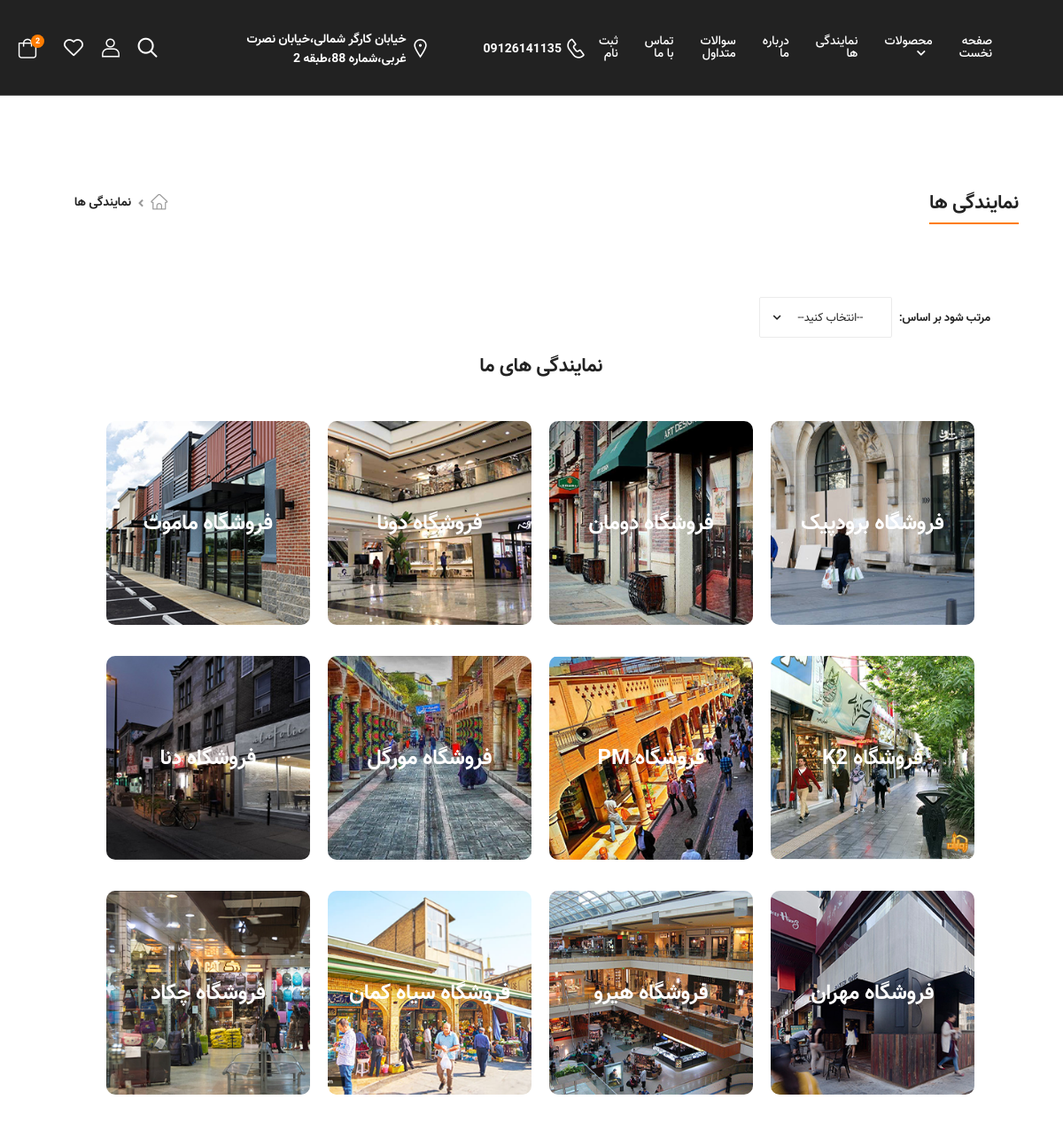
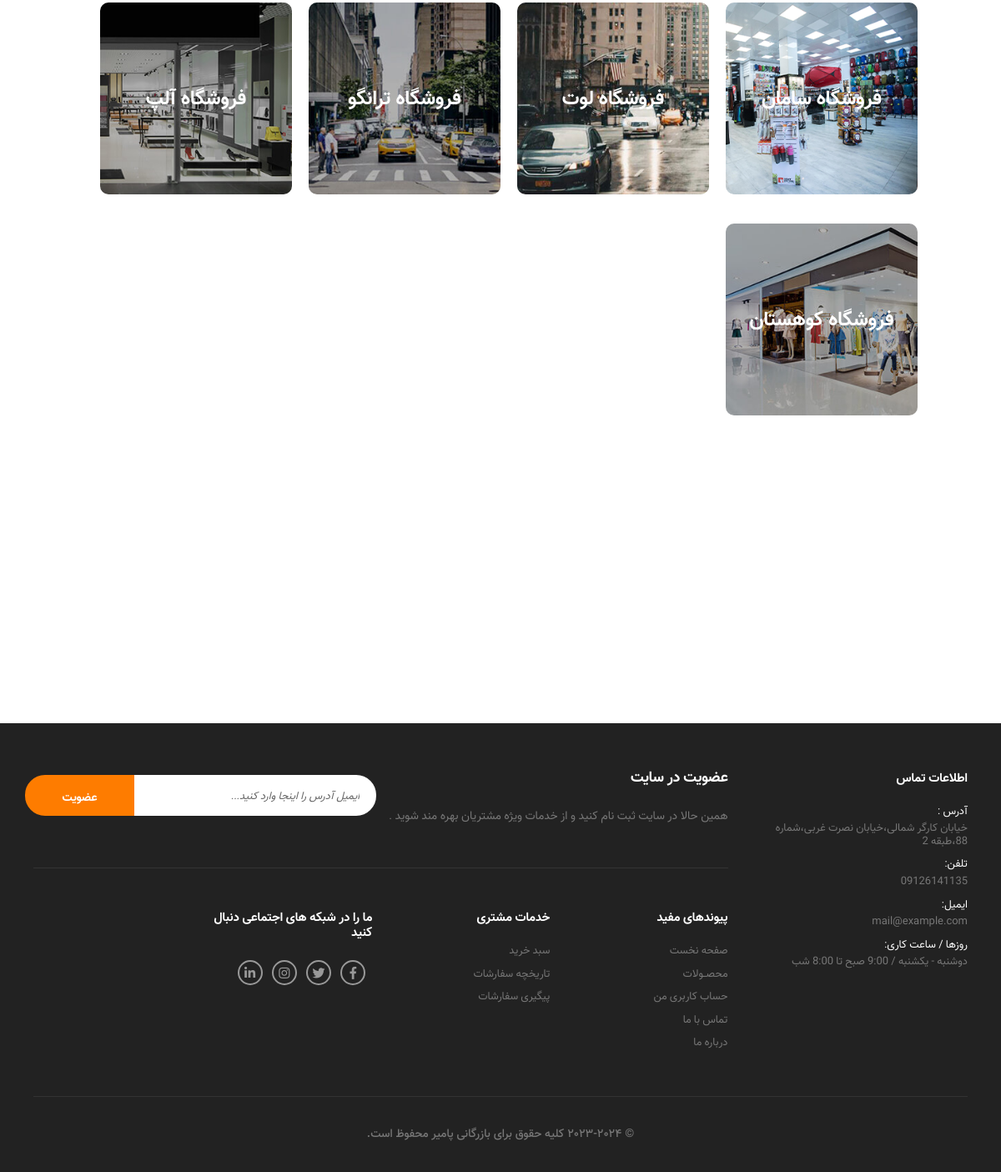
/agency/, run on the app's committed database (2 pictures, top to bottom).
### main_app/models.py (models this page shows, shortened)
class agencyClass(models.Model):
    title=models.CharField(max_length=50)
    city=models.ForeignKey(cityClass,null=True,on_delete=models.CASCADE,related_name="ac")
    description=models.TextField(null=True,blank=True)
    address=models.TextField()
    phone=models.CharField(max_length=11,blank=True)
    telephone=models.CharField(max_length=11,null=True,blank=True)
    email=models.EmailField(max_length=50,blank=True)
    photo=models.ImageField(upload_to="images",blank=True)

### main_app/views.py (the view)
# urls.py: path('agency/', agency),
def agency(request):
    ag=agencyClass.objects.all()
    c=cityClass.objects.all()
    return render(request,"main_app/agency.html",context={"ag":ag,"c":c})

### main_app/models.py (called while the page is built)
    def __str__(self) -> str:
        return self.name

### main_app/templates/main_app/agency.html (shortened to what this page needs)
{%extends 'main_app/layout.html'%}
{%load static%}
{%block 'titleA'%}
نمایندگی ها
{%endblock%}
{%block 'titleB'%}
<li><a href="/agency" class="active">نمایندگی ها</a></li>
{%endblock%}
{%block 'content'%}
<div class="page-content mt-mb-6 pb-8 appear-animate">
    <div class="container">
        <div class="toolbox">
            <div class="toolbox-left ">
                <div class="toolbox-item toolbox-sort select-box text-dark">
                    <label for="linkSelect" class="d-block">مرتب شود بر اساس:</label>
                    <select id="linkSelect" onchange="navigateToLink()" name="orderby" class="form-control" style="width: 250px; height: 46px;text-align: center;">
                        <option value="">--انتخاب  کنید--</option>
                    </select>
                </div>
            </div>
        </div>
        <section class="store-section pb-8 appear-animate">
            <div class="container">
                <h2 class="title title-center mb-7 text-normal">نمایندگی های ما</h2>
                <div class="row cols-sm-2 cols-lg-4">
                    {%for i in ag%}
                    <div class="store mb-7">
                        <figure class="banner-radius">
                            <img src="{{i.photo.url}}" alt="store" width="280" height="280">
                            <h4 class="overlay-visible" style="margin: 0 1rem; align-items: center;border-radius: 1rem;">{{i.title}}</h4>
                        </figure>
                    </div>
                    {%endfor%}
                </div>
            </div>
        </section>
    </div>
</div>
{%endblock%}

### data on the page
agencyClass: photo (picture), title "فروشگاه برودپیک"
agencyClass: photo (picture), title "فروشگاه دومان"
agencyClass: photo (picture), title "فروشگاه دونا"
agencyClass: photo (picture), title "فروشگاه ماموت"
agencyClass: photo (picture), title "فروشگاه K2"
agencyClass: photo (picture), title "فروشگاه PM"
agencyClass: photo (picture), title "فروشگاه مورگل"
agencyClass: photo (picture), title "فروشگاه دنا"
agencyClass: photo (picture), title "فروشگاه مهران"
agencyClass: photo (picture), title "فروشگاه هیرو"
agencyClass: photo (picture), title "فروشگاه سیاه کمان"
agencyClass: photo (picture), title "فروشگاه چکاد"
agencyClass: photo (picture), title "فروشگاه سامان"
agencyClass: photo (picture), title "فروشگاه لوت"
agencyClass: photo (picture), title "فروشگاه ترانگو"
agencyClass: photo (picture), title "فروشگاه آلپ"
agencyClass: photo (picture), title "فروشگاه کوهستان"
